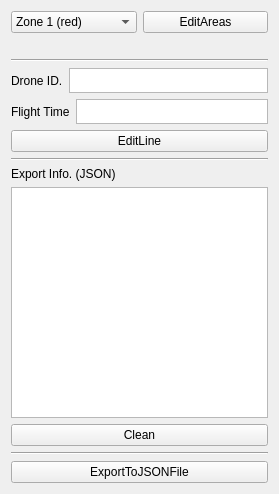
<?xml version="1.0" encoding="UTF-8"?>
<ui version="4.0">
 <class>edit_Widget</class>
 <widget class="QWidget" name="edit_Widget">
  <property name="geometry">
   <rect>
    <x>0</x>
    <y>0</y>
    <width>279</width>
    <height>494</height>
   </rect>
  </property>
  <property name="windowTitle">
   <string>edit</string>
  </property>
  <layout class="QVBoxLayout" name="verticalLayout">
   <item>
    <layout class="QHBoxLayout" name="horizontalLayout">
     <property name="bottomMargin">
      <number>20</number>
     </property>
     <item>
      <widget class="QComboBox" name="areaClassComboBox">
       <property name="currentIndex">
        <number>0</number>
       </property>
       <item>
        <property name="text">
         <string>Zone 1 (red)</string>
        </property>
       </item>
       <item>
        <property name="text">
         <string>Zone 2 (orange)</string>
        </property>
       </item>
       <item>
        <property name="text">
         <string>Zone 3 (black)</string>
        </property>
       </item>
      </widget>
     </item>
     <item>
      <widget class="QPushButton" name="editAreasButton">
       <property name="text">
        <string>EditAreas</string>
       </property>
      </widget>
     </item>
    </layout>
   </item>
   <item>
    <widget class="Line" name="line_3">
     <property name="orientation">
      <enum>Qt::Horizontal</enum>
     </property>
    </widget>
   </item>
   <item>
    <layout class="QHBoxLayout" name="horizontalLayout_2">
     <item>
      <widget class="QLabel" name="label_2">
       <property name="text">
        <string>Drone ID.</string>
       </property>
      </widget>
     </item>
     <item>
      <widget class="QTextEdit" name="droneIdText">
       <property name="maximumSize">
        <size>
         <width>16777215</width>
         <height>25</height>
        </size>
       </property>
       <property name="verticalScrollBarPolicy">
        <enum>Qt::ScrollBarAsNeeded</enum>
       </property>
       <property name="horizontalScrollBarPolicy">
        <enum>Qt::ScrollBarAlwaysOff</enum>
       </property>
      </widget>
     </item>
    </layout>
   </item>
   <item>
    <layout class="QHBoxLayout" name="horizontalLayout_3">
     <item>
      <widget class="QLabel" name="label_3">
       <property name="text">
        <string>Flight Time</string>
       </property>
      </widget>
     </item>
     <item>
      <widget class="QTextEdit" name="flightTimeText">
       <property name="maximumSize">
        <size>
         <width>16777215</width>
         <height>25</height>
        </size>
       </property>
       <property name="horizontalScrollBarPolicy">
        <enum>Qt::ScrollBarAlwaysOff</enum>
       </property>
      </widget>
     </item>
    </layout>
   </item>
   <item>
    <widget class="QPushButton" name="editLineButton">
     <property name="text">
      <string>EditLine</string>
     </property>
    </widget>
   </item>
   <item>
    <widget class="Line" name="line_2">
     <property name="orientation">
      <enum>Qt::Horizontal</enum>
     </property>
    </widget>
   </item>
   <item>
    <widget class="QLabel" name="label">
     <property name="text">
      <string>Export Info. (JSON)</string>
     </property>
    </widget>
   </item>
   <item>
    <widget class="QTextBrowser" name="editJsonTextBrowser"/>
   </item>
   <item>
    <widget class="QPushButton" name="editCleanTextButton">
     <property name="text">
      <string>Clean</string>
     </property>
    </widget>
   </item>
   <item>
    <widget class="Line" name="line">
     <property name="orientation">
      <enum>Qt::Horizontal</enum>
     </property>
    </widget>
   </item>
   <item>
    <widget class="QPushButton" name="editExportButton">
     <property name="text">
      <string>ExportToJSONFile</string>
     </property>
    </widget>
   </item>
  </layout>
 </widget>
 <resources/>
 <connections/>
</ui>
